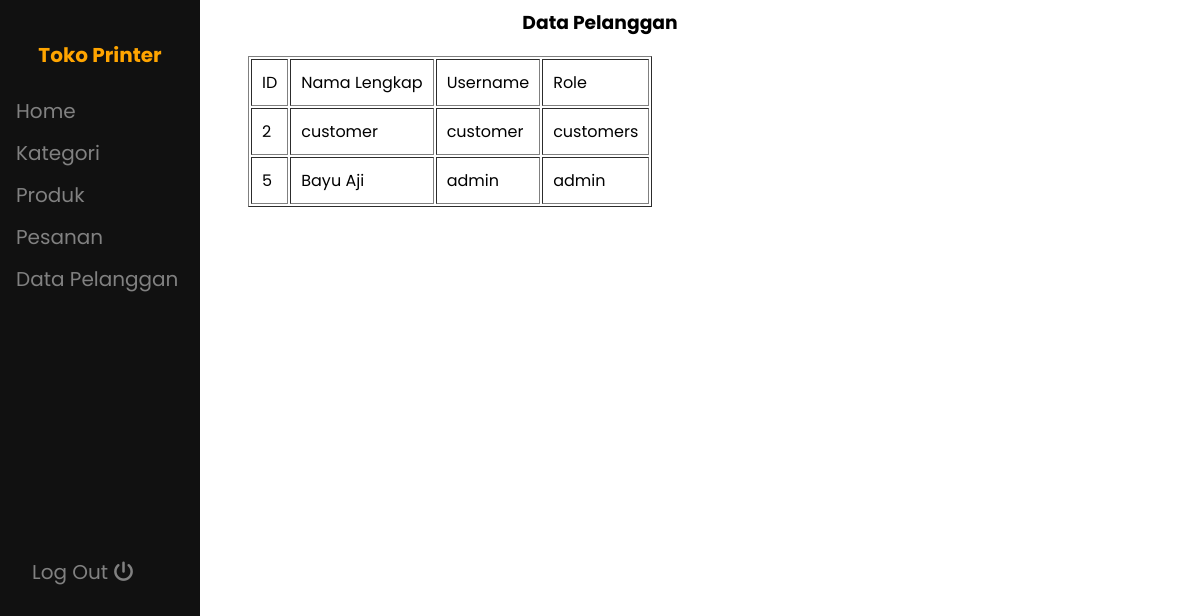
Screenshot of /admin/pelanggan.php (signed in) with the database file from the repository.
### tables this page shows
CREATE TABLE `user` (
  `id_user` int(11) NOT NULL,
  `nama_lengkap` varchar(100) NOT NULL,
  `username` varchar(100) NOT NULL,
  `password` varchar(255) NOT NULL,
  `roles` enum('admin','customers') NOT NULL
);

### admin/pelanggan.php (the view, shortened to what this page needs)
<?php
require '../koneksi.php';
$customers = mysqli_query($conn, "SELECT * FROM user");
?>
<html>
    <head>
    </head>
    <body>
        <?php include '../layout/sidebar.php'; ?>
        <div style="text-align: center;">
            <h3>Data Pelanggan</h3>
        </div>
        <div style="margin-left:15rem">
            <table border="1">
                <tr>
                    <td>ID</td>
                    <td>Nama Lengkap</td>
                    <td>Username</td>
                    <td>Role</td>
                </tr>
                <?php foreach($customers as $customer): ?>
                    <tr>
                        <td><?= $customer['id_user'] ?></td>
                        <td><?= $customer['nama_lengkap'] ?></td>
                        <td><?= $customer['username'] ?></td>
                        <td><?= $customer['roles'] ?></td>
                    </tr>
                <?php endforeach; ?>
            </table>
        </div>
    </body>
</html>

### style/style.css (style rules this page uses)
* { font-family: 'Poppins'; }

### admin/pelanggan.php (style rules this page uses)
td { padding: 10px; }

### rows the page displays
user: id_user "2", nama_lengkap "customer", username "customer", roles "customers"
user: id_user "5", nama_lengkap "Bayu Aji", username "admin", roles "admin"
